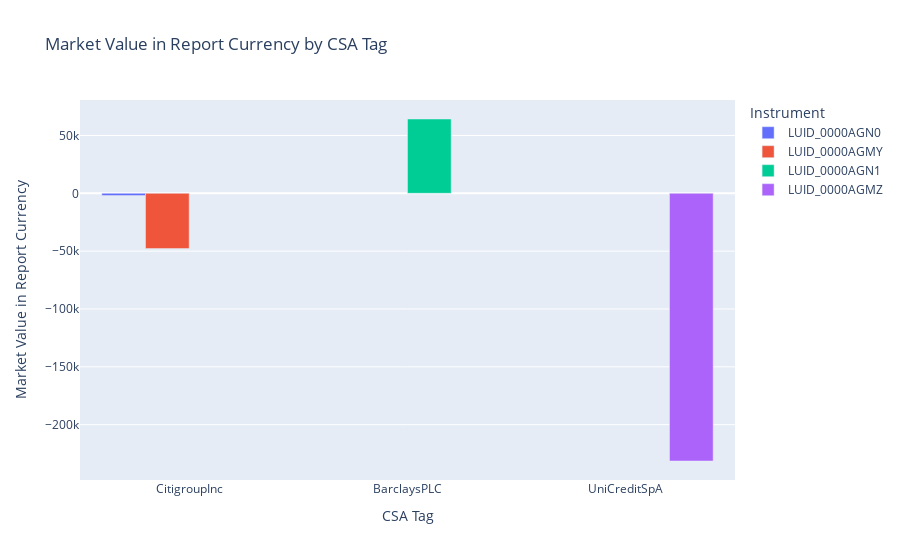

The code cell stored with this chart in its notebook:
### Markdown cell above
#### View market values for all counterparties

### Code cell
visualizer.plot_market_values()

### Figure 1 — Plotly figure (JSON) as saved in the notebook; plotly's stock layout.template omitted (floating-point values rounded to 4 significant figures)
{"data": [{"alignmentgroup": "True", "hovertemplate": "Instrument=LUID_0000AGN0<br>CSA Tag=%{x}<br>Market Value in Report Currency=%{y}<extra></extra>", "legendgroup": "LUID_0000AGN0", "marker": {"color": "#636efa", "pattern": {"shape": ""}}, "name": "LUID_0000AGN0", "offsetgroup": "LUID_0000AGN0", "orientation": "v", "showlegend": true, "textposition": "auto", "type": "bar", "x": ["CitigroupInc"], "xaxis": "x", "y": [-1969.0], "yaxis": "y"}, {"alignmentgroup": "True", "hovertemplate": "Instrument=LUID_0000AGMY<br>CSA Tag=%{x}<br>Market Value in Report Currency=%{y}<extra></extra>", "legendgroup": "LUID_0000AGMY", "marker": {"color": "#EF553B", "pattern": {"shape": ""}}, "name": "LUID_0000AGMY", "offsetgroup": "LUID_0000AGMY", "orientation": "v", "showlegend": true, "textposition": "auto", "type": "bar", "x": ["CitigroupInc"], "xaxis": "x", "y": [-47810.0], "yaxis": "y"}, {"alignmentgroup": "True", "hovertemplate": "Instrument=LUID_0000AGN1<br>CSA Tag=%{x}<br>Market Value in Report Currency=%{y}<extra></extra>", "legendgroup": "LUID_0000AGN1", "marker": {"color": "#00cc96", "pattern": {"shape": ""}}, "name": "LUID_0000AGN1", "offsetgroup": "LUID_0000AGN1", "orientation": "v", "showlegend": true, "textposition": "auto", "type": "bar", "x": ["BarclaysPLC"], "xaxis": "x", "y": [64230.0], "yaxis": "y"}, {"alignmentgroup": "True", "hovertemplate": "Instrument=LUID_0000AGMZ<br>CSA Tag=%{x}<br>Market Value in Report Currency=%{y}<extra></extra>", "legendgroup": "LUID_0000AGMZ", "marker": {"color": "#ab63fa", "pattern": {"shape": ""}}, "name": "LUID_0000AGMZ", "offsetgroup": "LUID_0000AGMZ", "orientation": "v", "showlegend": true, "textposition": "auto", "type": "bar", "x": ["UniCreditSpA"], "xaxis": "x", "y": [-231400.0], "yaxis": "y"}], "layout": {"barmode": "group", "legend": {"title": {"text": "Instrument"}, "tracegroupgap": 0}, "title": {"text": "Market Value in Report Currency by CSA Tag"}, "xaxis": {"anchor": "y", "domain": [0, 1], "title": {"text": "CSA Tag"}}, "yaxis": {"anchor": "x", "domain": [0, 1], "title": {"text": "Market Value in Report Currency"}}}}
